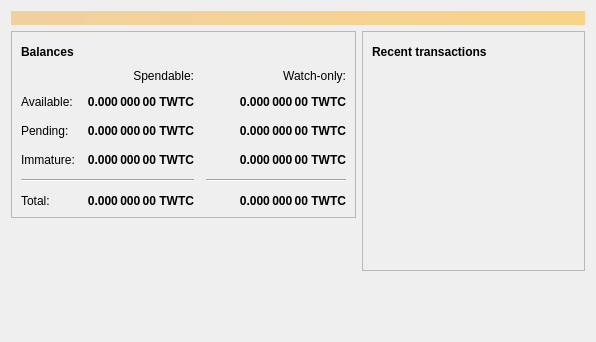
<?xml version="1.0" encoding="UTF-8"?>
<ui version="4.0">
 <class>OverviewPage</class>
 <widget class="QWidget" name="OverviewPage">
  <property name="geometry">
   <rect>
    <x>0</x>
    <y>0</y>
    <width>596</width>
    <height>342</height>
   </rect>
  </property>
  <property name="windowTitle">
   <string>Form</string>
  </property>
  <layout class="QVBoxLayout" name="topLayout">
   <item>
    <widget class="QLabel" name="labelAlerts">
     <property name="visible">
      <bool>false</bool>
     </property>
     <property name="styleSheet">
      <string notr="true">QLabel { background-color: qlineargradient(x1: 0, y1: 0, x2: 1, y2: 0, stop:0 #F0D0A0, stop:1 #F8D488); color:#000000; }</string>
     </property>
     <property name="wordWrap">
      <bool>true</bool>
     </property>
     <property name="margin">
      <number>3</number>
     </property>
     <property name="textInteractionFlags">
      <set>Qt::TextSelectableByMouse</set>
     </property>
    </widget>
   </item>
   <item>
    <layout class="QHBoxLayout" name="horizontalLayout" stretch="1,1">
     <item>
      <layout class="QVBoxLayout" name="verticalLayout_2">
       <item>
        <widget class="QFrame" name="frame">
         <property name="frameShape">
          <enum>QFrame::StyledPanel</enum>
         </property>
         <property name="frameShadow">
          <enum>QFrame::Raised</enum>
         </property>
         <layout class="QVBoxLayout" name="verticalLayout_4">
          <item>
           <layout class="QHBoxLayout" name="horizontalLayout_4">
            <item>
             <widget class="QLabel" name="label_5">
              <property name="font">
               <font>
                <weight>75</weight>
                <bold>true</bold>
               </font>
              </property>
              <property name="text">
               <string>Balances</string>
              </property>
             </widget>
            </item>
            <item>
             <widget class="QPushButton" name="labelWalletStatus">
              <property name="enabled">
               <bool>true</bool>
              </property>
              <property name="maximumSize">
               <size>
                <width>30</width>
                <height>16777215</height>
               </size>
              </property>
              <property name="toolTip">
               <string>The displayed information may be out of date. Your wallet automatically synchronizes with the Tweetcoin network after a connection is established, but this process has not completed yet.</string>
              </property>
              <property name="text">
               <string/>
              </property>
              <property name="icon">
               <iconset resource="../bitcoin.qrc">
                <normaloff>:/icons/warning</normaloff>
                <disabledoff>:/icons/warning</disabledoff>:/icons/warning</iconset>
              </property>
              <property name="iconSize">
               <size>
                <width>24</width>
                <height>24</height>
               </size>
              </property>
              <property name="flat">
               <bool>true</bool>
              </property>
             </widget>
            </item>
            <item>
             <spacer name="horizontalSpacer_3">
              <property name="orientation">
               <enum>Qt::Horizontal</enum>
              </property>
              <property name="sizeHint" stdset="0">
               <size>
                <width>40</width>
                <height>20</height>
               </size>
              </property>
             </spacer>
            </item>
           </layout>
          </item>
          <item>
           <layout class="QGridLayout" name="gridLayout">
            <property name="spacing">
             <number>12</number>
            </property>
            <item row="2" column="2">
             <widget class="QLabel" name="labelWatchPending">
              <property name="font">
               <font>
                <weight>75</weight>
                <bold>true</bold>
               </font>
              </property>
              <property name="cursor">
               <cursorShape>IBeamCursor</cursorShape>
              </property>
              <property name="toolTip">
               <string>Unconfirmed transactions to watch-only addresses</string>
              </property>
              <property name="text">
               <string notr="true">0.000 000 00 TWTC</string>
              </property>
              <property name="alignment">
               <set>Qt::AlignRight|Qt::AlignTrailing|Qt::AlignVCenter</set>
              </property>
              <property name="textInteractionFlags">
               <set>Qt::LinksAccessibleByMouse|Qt::TextSelectableByKeyboard|Qt::TextSelectableByMouse</set>
              </property>
             </widget>
            </item>
            <item row="2" column="1">
             <widget class="QLabel" name="labelUnconfirmed">
              <property name="font">
               <font>
                <weight>75</weight>
                <bold>true</bold>
               </font>
              </property>
              <property name="cursor">
               <cursorShape>IBeamCursor</cursorShape>
              </property>
              <property name="toolTip">
               <string>Total of transactions that have yet to be confirmed, and do not yet count toward the spendable balance</string>
              </property>
              <property name="text">
               <string notr="true">0.000 000 00 TWTC</string>
              </property>
              <property name="alignment">
               <set>Qt::AlignRight|Qt::AlignTrailing|Qt::AlignVCenter</set>
              </property>
              <property name="textInteractionFlags">
               <set>Qt::LinksAccessibleByMouse|Qt::TextSelectableByKeyboard|Qt::TextSelectableByMouse</set>
              </property>
             </widget>
            </item>
            <item row="3" column="2">
             <widget class="QLabel" name="labelWatchImmature">
              <property name="font">
               <font>
                <weight>75</weight>
                <bold>true</bold>
               </font>
              </property>
              <property name="cursor">
               <cursorShape>IBeamCursor</cursorShape>
              </property>
              <property name="toolTip">
               <string>Mined balance in watch-only addresses that has not yet matured</string>
              </property>
              <property name="text">
               <string notr="true">0.000 000 00 TWTC</string>
              </property>
              <property name="alignment">
               <set>Qt::AlignRight|Qt::AlignTrailing|Qt::AlignVCenter</set>
              </property>
              <property name="textInteractionFlags">
               <set>Qt::LinksAccessibleByMouse|Qt::TextSelectableByKeyboard|Qt::TextSelectableByMouse</set>
              </property>
             </widget>
            </item>
            <item row="4" column="0" colspan="2">
             <widget class="Line" name="line">
              <property name="orientation">
               <enum>Qt::Horizontal</enum>
              </property>
             </widget>
            </item>
            <item row="4" column="2">
             <widget class="Line" name="lineWatchBalance">
              <property name="sizePolicy">
               <sizepolicy hsizetype="Preferred" vsizetype="Fixed">
                <horstretch>0</horstretch>
                <verstretch>0</verstretch>
               </sizepolicy>
              </property>
              <property name="minimumSize">
               <size>
                <width>140</width>
                <height>0</height>
               </size>
              </property>
              <property name="orientation">
               <enum>Qt::Horizontal</enum>
              </property>
             </widget>
            </item>
            <item row="5" column="0">
             <widget class="QLabel" name="labelTotalText">
              <property name="text">
               <string>Total:</string>
              </property>
             </widget>
            </item>
            <item row="3" column="1">
             <widget class="QLabel" name="labelImmature">
              <property name="font">
               <font>
                <weight>75</weight>
                <bold>true</bold>
               </font>
              </property>
              <property name="cursor">
               <cursorShape>IBeamCursor</cursorShape>
              </property>
              <property name="toolTip">
               <string>Mined balance that has not yet matured</string>
              </property>
              <property name="text">
               <string notr="true">0.000 000 00 TWTC</string>
              </property>
              <property name="alignment">
               <set>Qt::AlignRight|Qt::AlignTrailing|Qt::AlignVCenter</set>
              </property>
              <property name="textInteractionFlags">
               <set>Qt::LinksAccessibleByMouse|Qt::TextSelectableByKeyboard|Qt::TextSelectableByMouse</set>
              </property>
             </widget>
            </item>
            <item row="2" column="3">
             <spacer name="horizontalSpacer_2">
              <property name="orientation">
               <enum>Qt::Horizontal</enum>
              </property>
              <property name="sizeHint" stdset="0">
               <size>
                <width>40</width>
                <height>20</height>
               </size>
              </property>
             </spacer>
            </item>
            <item row="3" column="0">
             <widget class="QLabel" name="labelImmatureText">
              <property name="text">
               <string>Immature:</string>
              </property>
             </widget>
            </item>
            <item row="5" column="1">
             <widget class="QLabel" name="labelTotal">
              <property name="font">
               <font>
                <weight>75</weight>
                <bold>true</bold>
               </font>
              </property>
              <property name="cursor">
               <cursorShape>IBeamCursor</cursorShape>
              </property>
              <property name="toolTip">
               <string>Your current total balance</string>
              </property>
              <property name="text">
               <string notr="true">0.000 000 00 TWTC</string>
              </property>
              <property name="alignment">
               <set>Qt::AlignRight|Qt::AlignTrailing|Qt::AlignVCenter</set>
              </property>
              <property name="textInteractionFlags">
               <set>Qt::LinksAccessibleByMouse|Qt::TextSelectableByKeyboard|Qt::TextSelectableByMouse</set>
              </property>
             </widget>
            </item>
            <item row="5" column="2">
             <widget class="QLabel" name="labelWatchTotal">
              <property name="font">
               <font>
                <weight>75</weight>
                <bold>true</bold>
               </font>
              </property>
              <property name="cursor">
               <cursorShape>IBeamCursor</cursorShape>
              </property>
              <property name="toolTip">
               <string>Current total balance in watch-only addresses</string>
              </property>
              <property name="text">
               <string notr="true">0.000 000 00 TWTC</string>
              </property>
              <property name="alignment">
               <set>Qt::AlignRight|Qt::AlignTrailing|Qt::AlignVCenter</set>
              </property>
              <property name="textInteractionFlags">
               <set>Qt::LinksAccessibleByMouse|Qt::TextSelectableByKeyboard|Qt::TextSelectableByMouse</set>
              </property>
             </widget>
            </item>
            <item row="0" column="2">
             <widget class="QLabel" name="labelWatchonly">
              <property name="text">
               <string>Watch-only:</string>
              </property>
              <property name="alignment">
               <set>Qt::AlignRight|Qt::AlignTrailing|Qt::AlignVCenter</set>
              </property>
             </widget>
            </item>
            <item row="1" column="0">
             <widget class="QLabel" name="labelBalanceText">
              <property name="text">
               <string>Available:</string>
              </property>
             </widget>
            </item>
            <item row="1" column="1">
             <widget class="QLabel" name="labelBalance">
              <property name="font">
               <font>
                <weight>75</weight>
                <bold>true</bold>
               </font>
              </property>
              <property name="cursor">
               <cursorShape>IBeamCursor</cursorShape>
              </property>
              <property name="toolTip">
               <string>Your current spendable balance</string>
              </property>
              <property name="text">
               <string notr="true">0.000 000 00 TWTC</string>
              </property>
              <property name="alignment">
               <set>Qt::AlignRight|Qt::AlignTrailing|Qt::AlignVCenter</set>
              </property>
              <property name="textInteractionFlags">
               <set>Qt::LinksAccessibleByMouse|Qt::TextSelectableByKeyboard|Qt::TextSelectableByMouse</set>
              </property>
             </widget>
            </item>
            <item row="1" column="2">
             <widget class="QLabel" name="labelWatchAvailable">
              <property name="font">
               <font>
                <weight>75</weight>
                <bold>true</bold>
               </font>
              </property>
              <property name="cursor">
               <cursorShape>IBeamCursor</cursorShape>
              </property>
              <property name="toolTip">
               <string>Your current balance in watch-only addresses</string>
              </property>
              <property name="text">
               <string notr="true">0.000 000 00 TWTC</string>
              </property>
              <property name="alignment">
               <set>Qt::AlignRight|Qt::AlignTrailing|Qt::AlignVCenter</set>
              </property>
              <property name="textInteractionFlags">
               <set>Qt::LinksAccessibleByMouse|Qt::TextSelectableByKeyboard|Qt::TextSelectableByMouse</set>
              </property>
             </widget>
            </item>
            <item row="2" column="0">
             <widget class="QLabel" name="labelPendingText">
              <property name="text">
               <string>Pending:</string>
              </property>
             </widget>
            </item>
            <item row="0" column="1">
             <widget class="QLabel" name="labelSpendable">
              <property name="text">
               <string>Spendable:</string>
              </property>
              <property name="alignment">
               <set>Qt::AlignRight|Qt::AlignTrailing|Qt::AlignVCenter</set>
              </property>
             </widget>
            </item>
           </layout>
          </item>
         </layout>
        </widget>
       </item>
       <item>
        <spacer name="verticalSpacer">
         <property name="orientation">
          <enum>Qt::Vertical</enum>
         </property>
         <property name="sizeHint" stdset="0">
          <size>
           <width>20</width>
           <height>40</height>
          </size>
         </property>
        </spacer>
       </item>
      </layout>
     </item>
     <item>
      <layout class="QVBoxLayout" name="verticalLayout_3">
       <item>
        <widget class="QFrame" name="frame_2">
         <property name="frameShape">
          <enum>QFrame::StyledPanel</enum>
         </property>
         <property name="frameShadow">
          <enum>QFrame::Raised</enum>
         </property>
         <layout class="QVBoxLayout" name="verticalLayout">
          <item>
           <layout class="QHBoxLayout" name="horizontalLayout_2">
            <item>
             <widget class="QLabel" name="label_4">
              <property name="font">
               <font>
                <weight>75</weight>
                <bold>true</bold>
               </font>
              </property>
              <property name="text">
               <string>Recent transactions</string>
              </property>
             </widget>
            </item>
            <item>
             <widget class="QPushButton" name="labelTransactionsStatus">
              <property name="enabled">
               <bool>true</bool>
              </property>
              <property name="maximumSize">
               <size>
                <width>30</width>
                <height>16777215</height>
               </size>
              </property>
              <property name="toolTip">
               <string>The displayed information may be out of date. Your wallet automatically synchronizes with the Tweetcoin network after a connection is established, but this process has not completed yet.</string>
              </property>
              <property name="text">
               <string/>
              </property>
              <property name="icon">
               <iconset resource="../bitcoin.qrc">
                <normaloff>:/icons/warning</normaloff>
                <disabledoff>:/icons/warning</disabledoff>:/icons/warning</iconset>
              </property>
              <property name="iconSize">
               <size>
                <width>24</width>
                <height>24</height>
               </size>
              </property>
              <property name="flat">
               <bool>true</bool>
              </property>
             </widget>
            </item>
            <item>
             <spacer name="horizontalSpacer">
              <property name="orientation">
               <enum>Qt::Horizontal</enum>
              </property>
              <property name="sizeHint" stdset="0">
               <size>
                <width>40</width>
                <height>20</height>
               </size>
              </property>
             </spacer>
            </item>
           </layout>
          </item>
          <item>
           <widget class="QListView" name="listTransactions">
            <property name="styleSheet">
             <string notr="true">QListView { background: transparent; }</string>
            </property>
            <property name="frameShape">
             <enum>QFrame::NoFrame</enum>
            </property>
            <property name="verticalScrollBarPolicy">
             <enum>Qt::ScrollBarAlwaysOff</enum>
            </property>
            <property name="horizontalScrollBarPolicy">
             <enum>Qt::ScrollBarAlwaysOff</enum>
            </property>
            <property name="selectionMode">
             <enum>QAbstractItemView::NoSelection</enum>
            </property>
           </widget>
          </item>
         </layout>
        </widget>
       </item>
       <item>
        <spacer name="verticalSpacer_2">
         <property name="orientation">
          <enum>Qt::Vertical</enum>
         </property>
         <property name="sizeHint" stdset="0">
          <size>
           <width>20</width>
           <height>40</height>
          </size>
         </property>
        </spacer>
       </item>
      </layout>
     </item>
    </layout>
   </item>
  </layout>
 </widget>
 <resources/>
 <connections/>
</ui>
